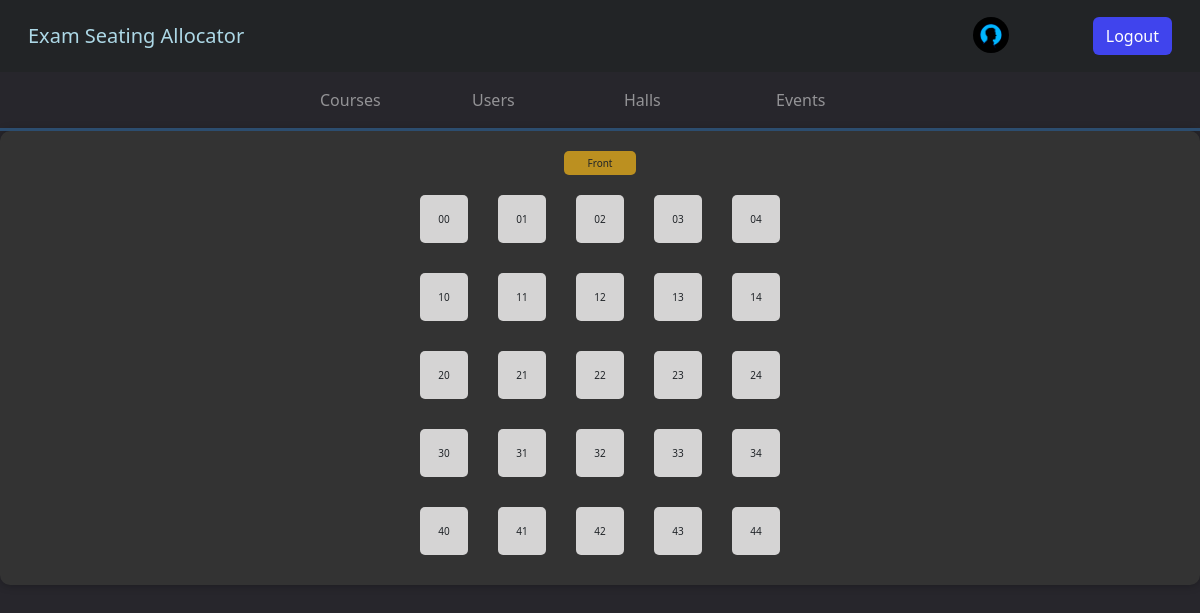
The page /view_hall_layout/38 (signed in) on the database its author committed.
### api/models.py (models this page shows)
class User(AbstractUser):
    user_type = models.CharField(max_length=20, choices=USER_TYPES)
    user_image = models.ImageField(
        upload_to="Users",
    )
    groups = models.ManyToManyField(Group, related_name="api_users")
    user_permissions = models.ManyToManyField(Permission, related_name="api_users")

class HallRowSpaces(models.Model):
    hall = models.ForeignKey(
        Hall, on_delete=models.CASCADE, related_name="rowspaces", blank=True
    )
    rowAfter = models.IntegerField(blank=True)
    is_space = models.BooleanField(default=False)

class HallColumnSpaces(models.Model):
    hall = models.ForeignKey(
        Hall, on_delete=models.CASCADE, related_name="columnspaces", blank=True
    )
    columnAfter = models.IntegerField(blank=True)
    is_space = models.BooleanField(default=False)

### api/views.py (the view)
# urls.py: path("view_hall_layout/<id>", viewhalllayout, name="view_hall_layout"),
@user_passes_test(is_admin, login_url="login_page")
def viewhalllayout(request, id):
    hall = Hall.objects.get(id=id)
    hallcolumnspaces = hall.columnspaces.all()
    hallrowspaces = hall.rowspaces.all()
    seatNumbers = hall.seats.all()
    context = {
        "style": "view_hall_layout",
        "jslink": "view_hall_layout",
        "homeurl": "admin_home",
        "hall": hall,
        "hallRows": range(0, hall.rows),
        "hallColumns": range(0, hall.columns),
        "seatNumbers": seatNumbers,
        "hallColumnSpaces": hallcolumnspaces,
        "hallRowSpaces": hallrowspaces,
    }
    return render(request, "viewHallLayout.html", context)

### api/views.py (called while the page is built)
def is_admin(user):
    return user.groups.filter(name="RTEs").exists()

### api/templates/viewHallLayout.html (shortened to what this page needs)
{%extends "base.html"%} {%block start%} {% csrf_token %}
<div class="hall">
  <div class="screen">Front</div>
  {%for row_number in hallRowSpaces %}
      <div class="row">
        {% for hallColumnSpace in hallColumnSpaces %}
         {%for seatNumber in seatNumbers%}
            {%if seatNumber.row == row_number.rowAfter and seatNumber.column == hallColumnSpace.columnAfter%}
              <div class="seat{% if seatNumber.is_deleted %}deleted{% endif %}">
                  {{row_number.rowAfter}}{{hallColumnSpace.columnAfter}}
              </div>
            {%endif%}
          {%endfor%}
        {% endfor %}
      </div>
    {% endfor %}
  </div>
{%endblock%}

### api/templates/base.html (shortened to what this page needs)
<!DOCTYPE html>
<html>
  <head>
    {% load static %}
    <link
      rel="stylesheet"
      type="text/css"
      href="{% static 'myapp/Styles/base' %}.css"
    />
    <link rel="stylesheet" href="https://maxcdn.bootstrapcdn.com/bootstrap/4.5.2/css/bootstrap.min.css">
    <link
      href="https://cdn.jsdelivr.net/npm/bootstrap@5.3.1/dist/css/bootstrap.min.css"
      rel="stylesheet"
    />
    {% if style %}
    <link
      rel="stylesheet"
      type="text/css"
      href="{% static 'myapp/Styles/'|add:style %}.css"
    />
    {% endif %}
  </head>
  <body style="background-color:#27262C;">
    <nav class="navbar dark p-3 " style="background:#222426">
      <div class="container-fluid">
        <a href="{% if homeurl == "login_page" %} /
        {%else%}
        /{{homeurl}}/
        {%endif%}" class="navbar-brand" style="color:lightblue">Exam Seating Allocator</a>
        <form class="d-flex" role="search">
          {%if request.user.is_authenticated%}
              <a class="nav-link" href="/{{homeurl}}/" >
                  <img src="/media/{{user.user_image}}" alt="Profile Picture" class = "navProfile" >
              </a>
          <a href="/logout/" class="btn" style="background:#4044ED; color:white;" type="submit">Logout</a>
          {%endif%}
        </form>
      </div>
    </nav>
    {% if homeurl == "admin_home" %}
    <nav class="navbar navbar-expand-md navbar-dark" style="border-style: none none solid none; border-color: #2C4D6F;">
        <div class="container">
          <div class="collapse navbar-collapse" id="navbarNavDropdown">
            <ul class="navbar-nav mx-auto">
              <li class="nav-item">
                <a class="nav-link mx-3 {%if page_url%}{%if page_url == "course"%}active{%endif%}{%endif%}" aria-current="page" href="/view_courses/">Courses</a>
              </li>
              <li class="nav-item">
                <a class="nav-link mx-3 {%if page_url%}{%if page_url == "user"%}active{%endif%}{%endif%}" href="/view_users/">Users</a>
              </li>
              <li class="nav-item">
                <a class="nav-link mx-3 {%if page_url%}{%if page_url == "hall"%}active{%endif%}{%endif%}" href="/view_halls/">Halls</a>
              </li>
              <li class="nav-item">
                <a class="nav-link mx-3 {%if page_url%}{%if page_url == "event"%}active{%endif%}{%endif%}" href="/admin_events_view/">Events</a>
              </li>
            </ul>
          </div>
        </div>
      </nav>
      {%endif%}
    {% block start %} {% endblock %}
  </body>
</html>

### static/myapp/Styles/base.css (style rules this page uses)
.navProfile { width: 36px; height: 36px; object-fit: cover; border-radius: 50%; margin-right: 20px; }
@media screen and (min-width: 777px) { .nav-link { padding: 18px 0; min-width: 120px; } }
@media screen and (min-width: 777px) { .navbar { padding: 0; } }

### static/myapp/Styles/view_hall_layout.css (style rules this page uses)
.hall { display: flex; flex-direction: column; align-items: center; gap: 10px; background-color: #333; border-radius: 10px; box-shadow: 0 0 10px rgba(0, 0, 0, 0.3); padding: 20px; box-sizing: border-box; overflow: auto; }
.screen { width: 6vw; height: 2vw; border-radius: 5px; background-color: #bc9020; font-size: 10px; padding: 0; text-align: center; transition: background-color 0.3s; display: flex; justify-content: center; align-items: center; }
.row { gap: 30px; flex-wrap: nowrap; display: flex; margin: 10px; }
.seat { width: 4vw; height: 4vw; border-radius: 5px; background-color: #d5d4d4; font-size: 10px; padding: 0; text-align: center; transition: background-color 0.3s; display: flex; justify-content: center; align-items: center; }

### rows shown on the page
User: user_image (placeholder picture)
HallRowSpaces: rowAfter "0"
HallColumnSpaces: columnAfter "0"
HallColumnSpaces: columnAfter "1"
HallColumnSpaces: columnAfter "2"
HallColumnSpaces: columnAfter "3"
HallColumnSpaces: columnAfter "4"
HallRowSpaces: rowAfter "1"
HallRowSpaces: rowAfter "2"
HallRowSpaces: rowAfter "3"
HallRowSpaces: rowAfter "4"
